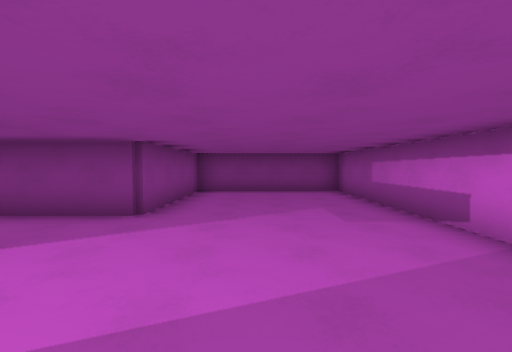
[1] (above)

24 first-person views from a walk through a Godot game level. The camera is 1.5 m above the floor, tilts 2° down and sees 85° across. The floor is counted in squares, 2 m on a side. Each view is taken from the middle of a square. On the plan, view 1 faces up. The plan holds only what a view shows up to about 10 squares ahead; the rest is blank. The place goes on beyond the plan. Characters and animated objects are left out. Surface patterns are stand-ins for the level's own textures.

[2]
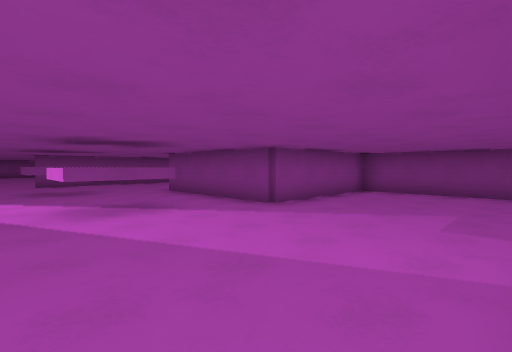

[3]
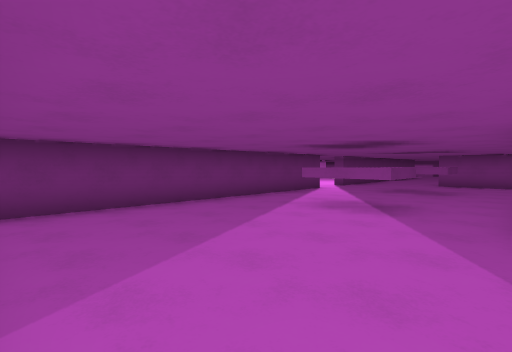

[4]
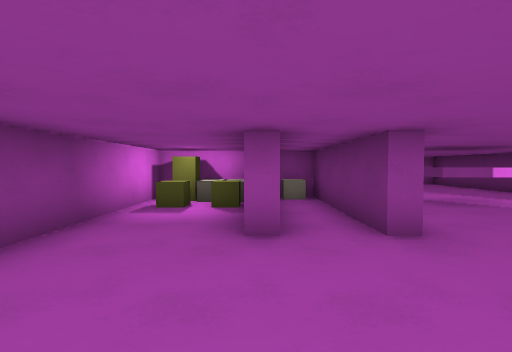

[5]
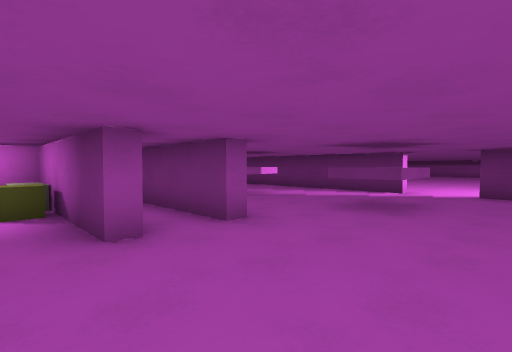

[6]
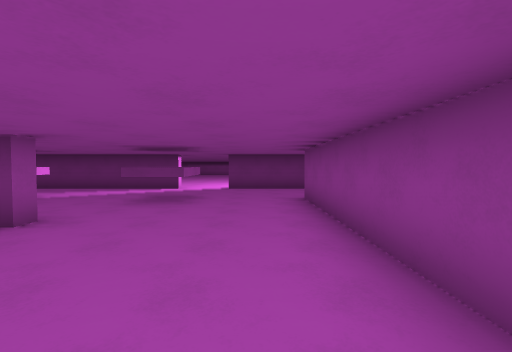

[7]
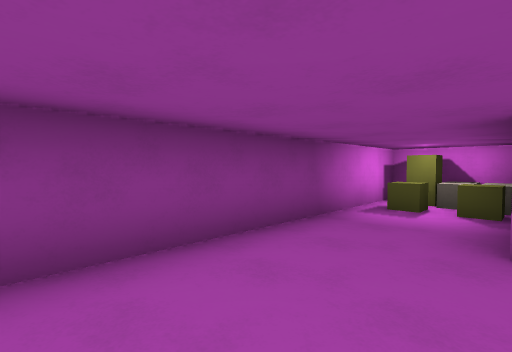

[8]
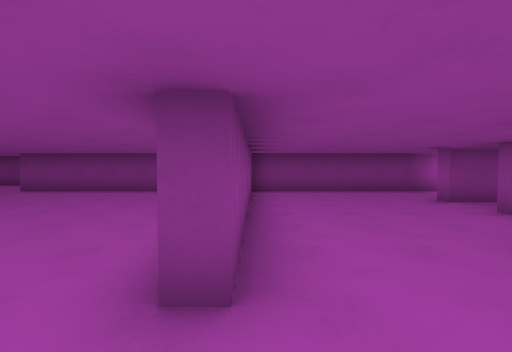

[9]
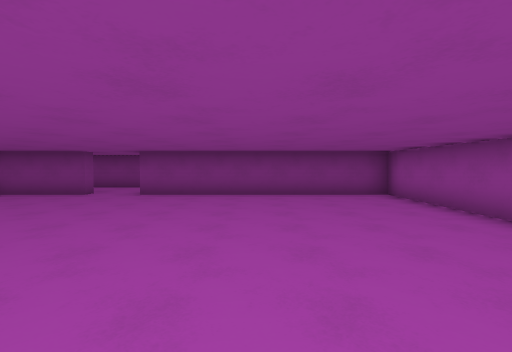

[10]
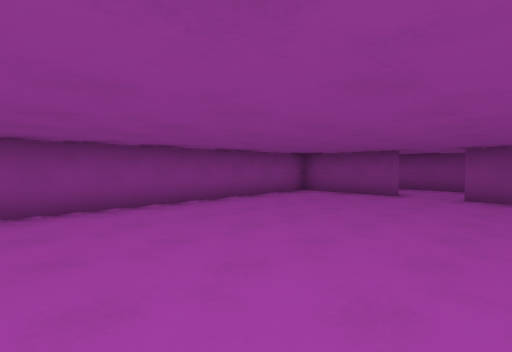

[11]
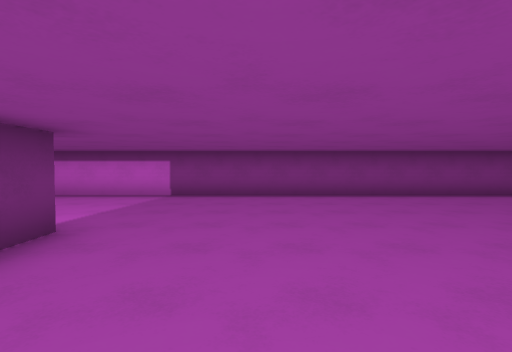

[12]
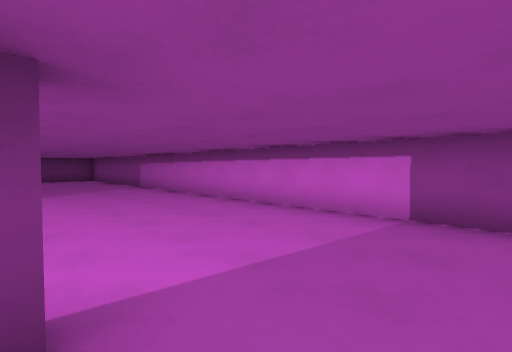

[13]
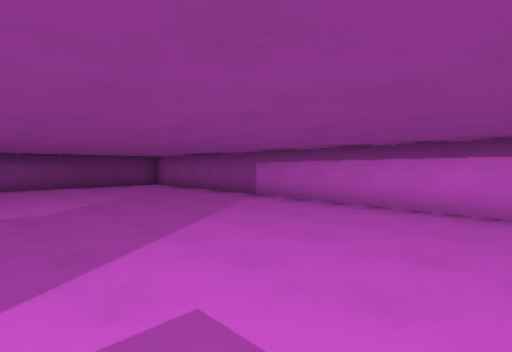

[14]
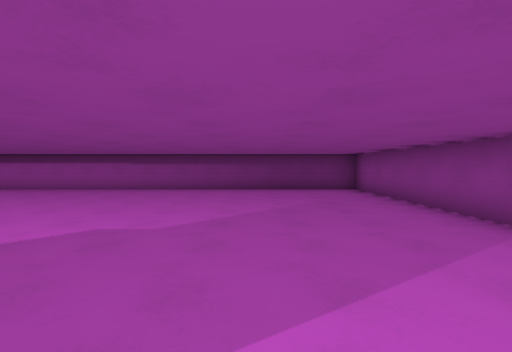

[15]
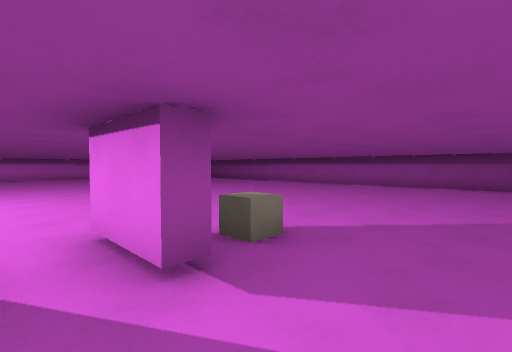

[16]
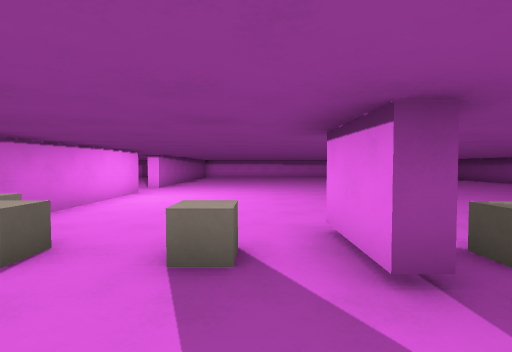

[17]
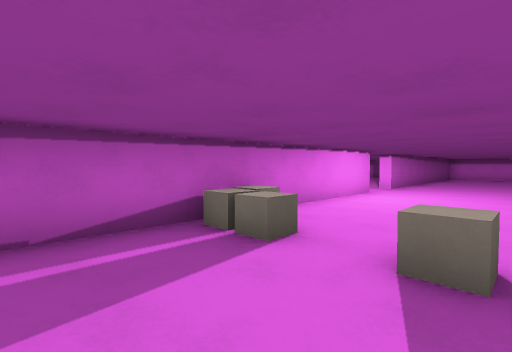

[18]
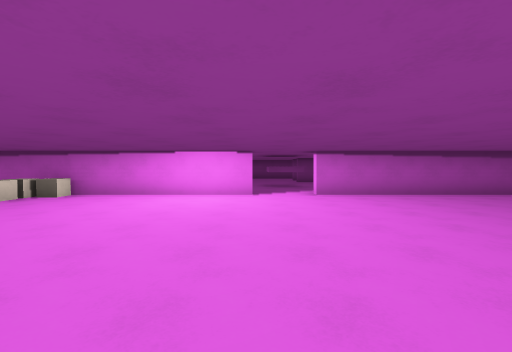

[19]
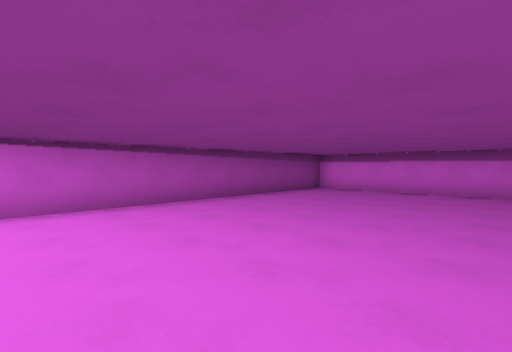

[20]
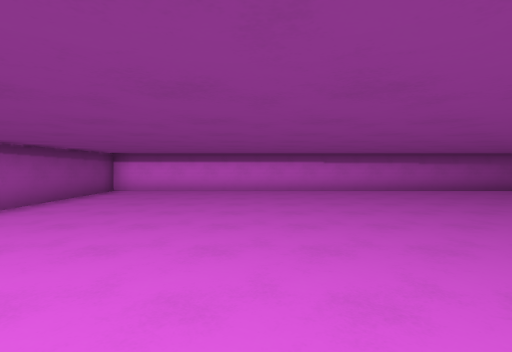

[21]
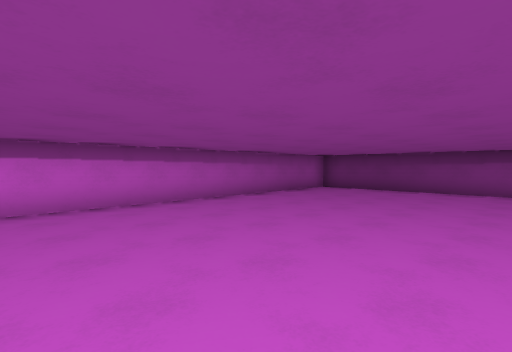

[22]
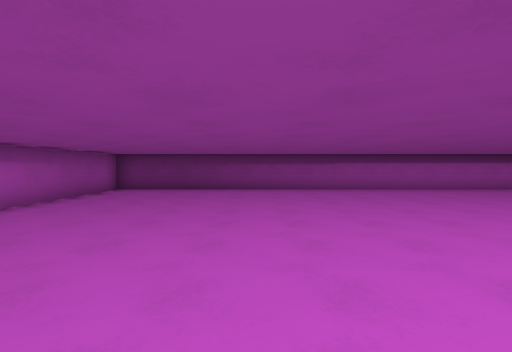

[23]
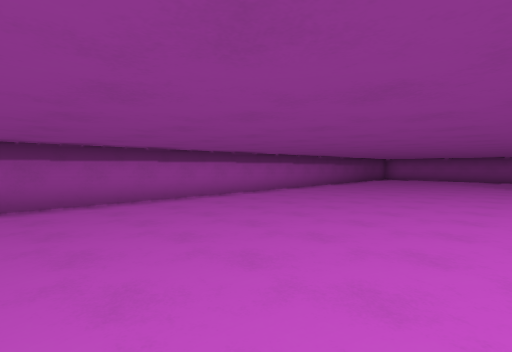

[24]
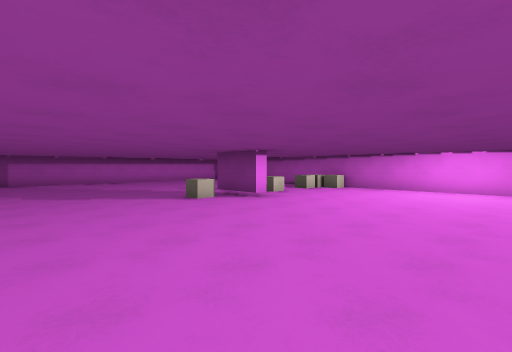

### Floor plan
Key: @ floor where view 1 was taken; # wall or solid block; . floor; T thing the floor can be seen under or through; B block; O other object.
Columns run from 22 left of view 1 to 3 right of it. Each row starts with its distance up from view 1.
 11   ####
 10    ...
  9 ####.#############  ######
  8 #...........#.....BB#....#
  7 #...........#.....BBO....#
  6 #...........#...###OO....#
  5 #...........#...###OO....#
  4 #...........#............#
  3 #...........#............#
  2 #...........#..T...T.....
  1 #........  ....T...T.....
  0 #.......    ..........@..
 -1 #....###  ####..##########
 -2 #.......OO#..............#
 -3 #.......O................#
 -4 #........................#
 -5 #.......O................#
 -6 #.......##...............#
 -7 #.......O................#
 -8 #............... ........#
 -9 #..............   .......#
-10 #........................#
-11 #........................#
-12 #........................#
-13 #........................#
-14 #........................#
-15 #........................#
-16 ##########################

Positions as (right, up) in squares from view 1, and headings:
1: (0, 0), facing up
2: (2, 0), facing up-left
3: (2, 4), facing down-left
4: (-9, 6), facing right
5: (-9, 7), facing down-right
6: (-9, 8), facing down
7: (-9, 6), facing up-right
8: (-10, 0), facing up
9: (-14, 1), facing up
10: (-16, 1), facing up-left
11: (-14, 1), facing left
12: (-17, 0), facing down-left
13: (-16, -5), facing down-left
14: (-18, -7), facing down
15: (-16, -5), facing down-right
16: (-16, -5), facing right
17: (-16, -5), facing up-right
18: (-8, -9), facing up
19: (-6, -7), facing up-right
20: (-6, -6), facing right
21: (-3, -7), facing down-right
22: (-2, -7), facing down
23: (-5, -10), facing down-left
24: (-8, -11), facing up-left
